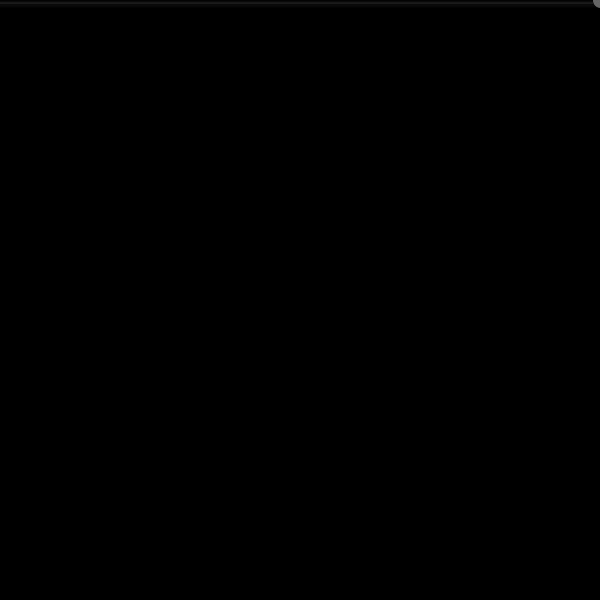
Frame 1 (no input)
Frame 60 (the mouse pressed at the canvas centre just before this capture): identical to frame 1, image omitted
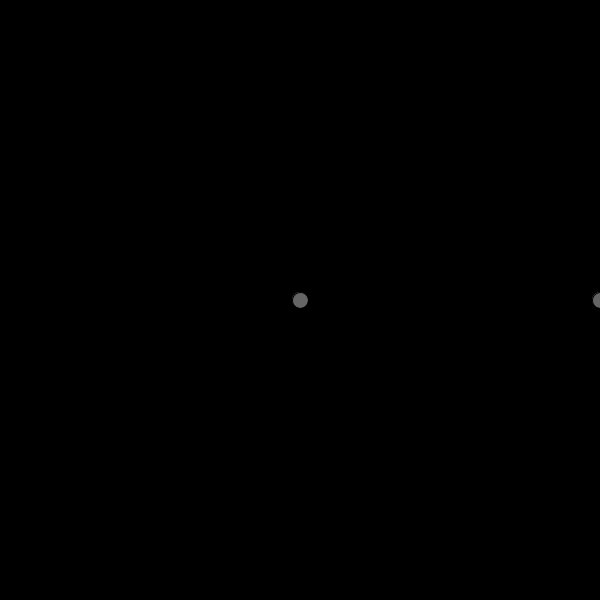
Frame 120 (the mouse held since frame 60 and released just before this capture)

The Processing sketch that drew these frames (run headless with seeded random() and noise(); from frame 60 on, the mouse is pressed at the canvas centre):

// Processing sketch: ball_eff
// ── ball_eff.pde
float x=0;
void setup()
{
  size(600, 600);
}
void draw()
{
  background(0);
  x=0;
  while   (x<width)
  {    
    if (mouseX<1)
    {
      x=x+1;
    } else
     { x=x+mouseX;}
    fill(101);
    ellipse(x, mouseY, 16, 16);
  }
}
